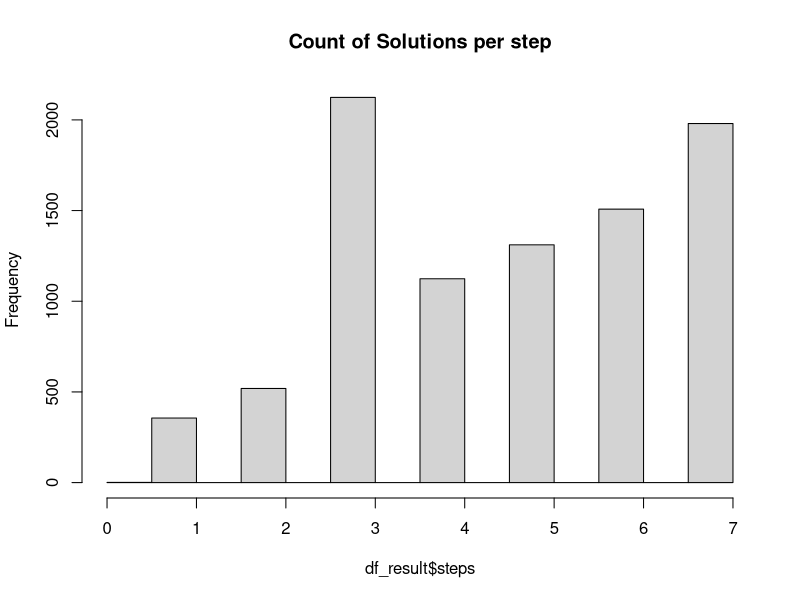
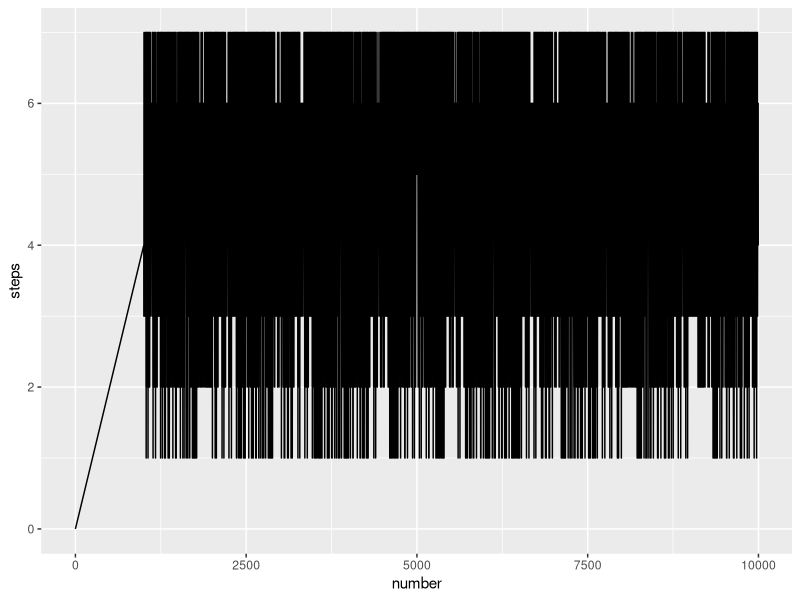
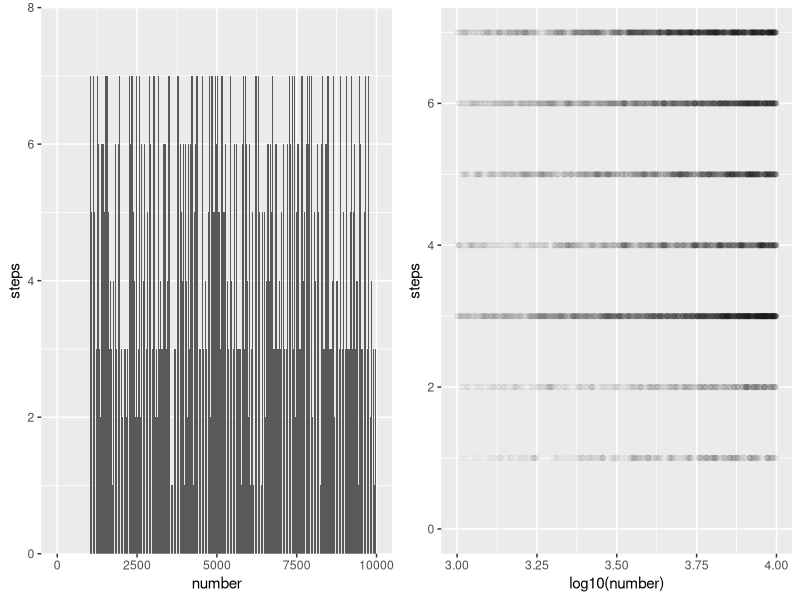

The R script that drew these images, in order:
# Kaprekar constant - 6174
library(stringr)

#Take any four-digit number, with minimum of two different numbers (1122 or 5151 or 1001 or 4375 and so on.)

kap <- function(num){
  #check the len of number
  if (nchar(num) == 4) {
      kaprekarConstant = 6174
      #res = num
      while (num != kaprekarConstant) {
      nums <- as.integer(str_extract_all(num, "[0-9]")[[1]])
      sortD <- as.integer(str_sort(nums, decreasing = TRUE))
      sortD <- as.integer(paste(sortD, collapse = ""))
      sortA <- as.integer(str_sort(nums, decreasing = FALSE))
      sortA <- as.integer(paste(sortA, collapse = ""))
      
      num = as.integer(sortD) - as.integer(sortA)
      r <- paste0('Pair is: ',as.integer(sortD), ' and ', as.integer(sortA), ' and result of subtraction is: ', as.integer(num))
      print(r)
      
      }
  } else {
    print("Number must be 4-digits")
  }
}

kap(1247)
kap(1465)
kap(5462)
kap(6235)
kap(3813)
kap(5238)

df_result <- data.frame(number =as.numeric(1465), steps=as.numeric(7))

df_result <- rbind(df_result, data.frame(number=1465, steps=7))
df_result <- rbind(df_result, data.frame(number=5462, steps=7))
df_result <- rbind(df_result, data.frame(number=6235, steps=2))
df_result <- rbind(df_result, data.frame(number=3813, steps=4))



#create empty dataframe for results
df_result <- data.frame(number =as.numeric(0), steps=as.numeric(0))
i = 1000
korak = 0


# Generate the list of all 4-digit numbers
while (i <= 9999) {
  korak =  0
  num = i
  while ((korak <= 10) & (num != 6174)) {
    
    nums <- as.integer(str_extract_all(num, "[0-9]")[[1]])
    sortD <- as.integer(str_sort(nums, decreasing = TRUE))
    sortD <- as.integer(paste(sortD, collapse = ""))
    sortA <- as.integer(str_sort(nums, decreasing = FALSE))
    sortA <- as.integer(paste(sortA, collapse = ""))
    num = as.integer(sortD) - as.integer(sortA)
    
    korak = korak + 1
    #print(num)
    #print(korak)
    
    if((num == 6174)){
      r <- paste0('Number is: ', as.integer(i), ' with steps: ', as.integer(korak))
      print(r)
      df_result <- rbind(df_result, data.frame(number=i, steps=korak))
      
    }
  }
  
  i = i + 1
}

# stats
summary(df_result)

table(df_result$steps)
hist(df_result$steps, main="Count of Solutions per step")


library(ggplot2)
library(gridExtra)

ggplot(df_result, aes(x=number, y=steps)) + geom_line() 

#par(mfrow=c(1,2))
p1 <- ggplot(df_result, aes(x=number,y=steps)) + 
  geom_bar(stat='identity') + 
  scale_y_continuous(expand = c(0, 0), limits = c(0, 8))


p2 <- ggplot(df_result, aes(x=log10(number),y=steps)) + 
  geom_point(alpha = 1/50)

grid.arrange(p1, p2, ncol=2, nrow = 1)


library(dplyr)

df_result %>%
  filter(steps == 3)

